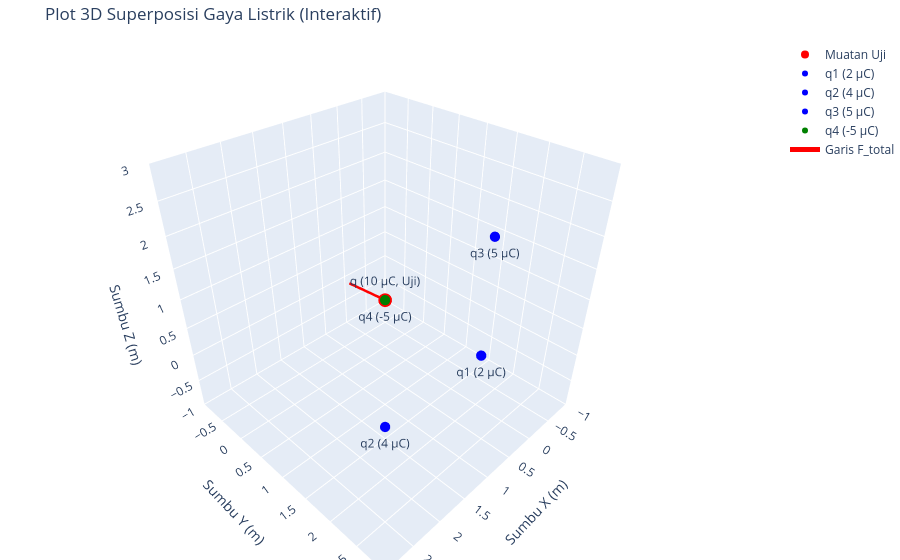

Notebook code cell kept with this figure:
### Markdown cell above
# Komputasi Superposisi Gaya Listrik (Interaktif)
Notebook ini menggunakan pustaka `plotly` agar plot 3D dapat dirotasi, di-zoom, dan digeser secara interaktif, mirip dengan antarmuka di aplikasi seperti Maple.

### Code cell
# Pastikan Anda sudah menginstal plotly: pip install plotly
import numpy as np
import plotly.graph_objects as go

def hitung_superposisi_gaya():
    # Konstanta Coulomb (N m^2 / C^2)
    k = 9e9
    
    # Muatan uji q di titik asal (0,0,0) dalam Coulomb
    q = 10e-6 
    r_q = np.array([0.0, 0.0, 0.0])
    
    # Data muatan sumber (q_i dalam Coulomb, posisi dalam meter)
    muatan_sumber = [
        {'q': 2e-6,  'pos': np.array([0.0, 2.0, 0.0]), 'label': 'q1 (2 µC)'},
        {'q': 4e-6,  'pos': np.array([2.0, 2.0, 0.0]), 'label': 'q2 (4 µC)'},
        {'q': 5e-6,  'pos': np.array([0.0, 2.0, 2.0]), 'label': 'q3 (5 µC)'},
        {'q': -5e-6, 'pos': np.array([2.0, 2.0, 2.0]), 'label': 'q4 (-5 µC)'}
    ]
    
    # Vektor gaya total
    F_total = np.zeros(3)
    
    print("--- Perhitungan Gaya Superposisi ---")
    for i, muatan in enumerate(muatan_sumber):
        r_i = muatan['pos']
        q_i = muatan['q']
        
        # Vektor jarak dari sumber ke muatan uji
        r_vec = r_q - r_i
        r_mag = np.linalg.norm(r_vec)
        
        # Menghitung gaya Coulomb
        F_i = k * q * q_i * (r_vec / (r_mag**3))
        F_total += F_i
        
        print(f"Gaya dari {muatan['label']} terhadap q: {F_i} N")
        
    print("-" * 40)
    print(f"Vektor Gaya Total (F_total): {F_total} N")
    print(f"Besar Gaya Total (|F_total|): {np.linalg.norm(F_total):.4f} N")
    
    return muatan_sumber, r_q, F_total

def plot_model_3d_interaktif(muatan_sumber, r_q, F_total):
    fig = go.Figure()
    
    # Plot muatan uji q
    fig.add_trace(go.Scatter3d(
        x=[r_q[0]], y=[r_q[1]], z=[r_q[2]],
        mode='markers+text',
        marker=dict(size=8, color='red'),
        text=['q (10 µC, Uji)'],
        textposition='top center',
        name='Muatan Uji'
    ))
    
    # Plot muatan sumber
    for muatan in muatan_sumber:
        pos = muatan['pos']
        warna = 'blue' if muatan['q'] > 0 else 'green'
        fig.add_trace(go.Scatter3d(
            x=[pos[0]], y=[pos[1]], z=[pos[2]],
            mode='markers+text',
            marker=dict(size=6, color=warna),
            text=[muatan['label']],
            textposition='bottom center',
            name=muatan['label']
        ))
        
    # Plot Vektor Gaya Total (F_total)
    skala_visual = 1.0 / (np.linalg.norm(F_total) + 1e-9)
    v_end = r_q + (F_total * skala_visual * 2.5) # Mengatur panjang garis panah
    
    # Membuat garis panah (vektor)
    fig.add_trace(go.Scatter3d(
        x=[r_q[0], v_end[0]],
        y=[r_q[1], v_end[1]],
        z=[r_q[2], v_end[2]],
        mode='lines',
        line=dict(color='red', width=5),
        name='Garis F_total'
    ))
    
    # Menambahkan ujung panah (cone)
    fig.add_trace(go.Cone(
        x=[v_end[0]], y=[v_end[1]], z=[v_end[2]],
        u=[F_total[0]], v=[F_total[1]], w=[F_total[2]],
        sizemode="absolute", sizeref=0.4,
        showscale=False,
        colorscale=[[0, 'red'], [1, 'red']],
        name='Arah F_total'
    ))
    
    # Konfigurasi Layout agar proporsional dan interaktif
    fig.update_layout(
        title="Plot 3D Superposisi Gaya Listrik (Interaktif)",
        scene=dict(
            xaxis_title='Sumbu X (m)',
            yaxis_title='Sumbu Y (m)',
            zaxis_title='Sumbu Z (m)',
            xaxis=dict(range=[-1, 3]),
            yaxis=dict(range=[-1, 3]),
            zaxis=dict(range=[-1, 3]),
            aspectmode='cube' # Menjaga rasio kubus agar tidak distorsi
        ),
        margin=dict(l=0, r=0, b=0, t=40),
        showlegend=True
    )
    
    fig.show()

muatan_sumber, r_q, F_total = hitung_superposisi_gaya()
plot_model_3d_interaktif(muatan_sumber, r_q, F_total)

### Figure 1 — Plotly figure (JSON) as saved in the notebook; plotly's stock layout.template omitted (floating-point values rounded to 4 significant figures)
{"data": [{"marker": {"color": "red", "size": 8}, "mode": "markers+text", "name": "Muatan Uji", "text": ["q (10 µC, Uji)"], "textposition": "top center", "type": "scatter3d", "x": [0], "y": [0], "z": [0]}, {"marker": {"color": "blue", "size": 6}, "mode": "markers+text", "name": "q1 (2 µC)", "text": ["q1 (2 µC)"], "textposition": "bottom center", "type": "scatter3d", "x": [0], "y": [2], "z": [0]}, {"marker": {"color": "blue", "size": 6}, "mode": "markers+text", "name": "q2 (4 µC)", "text": ["q2 (4 µC)"], "textposition": "bottom center", "type": "scatter3d", "x": [2], "y": [2], "z": [0]}, {"marker": {"color": "blue", "size": 6}, "mode": "markers+text", "name": "q3 (5 µC)", "text": ["q3 (5 µC)"], "textposition": "bottom center", "type": "scatter3d", "x": [0], "y": [2], "z": [2]}, {"marker": {"color": "green", "size": 6}, "mode": "markers+text", "name": "q4 (-5 µC)", "text": ["q4 (-5 µC)"], "textposition": "bottom center", "type": "scatter3d", "x": [2], "y": [2], "z": [2]}, {"line": {"color": "red", "width": 5}, "mode": "lines", "name": "Garis F_total", "type": "scatter3d", "x": [0, -0.2616], "y": [0, -2.442], "z": [0, -0.4662]}, {"colorscale": [[0, "red"], [1, "red"]], "name": "Arah F_total", "showscale": false, "sizemode": "absolute", "sizeref": 0.4, "type": "cone", "u": [-0.01017], "v": [-0.09494], "w": [-0.01812], "x": [-0.2616], "y": [-2.442], "z": [-0.4662]}], "layout": {"margin": {"b": 0, "l": 0, "r": 0, "t": 40}, "scene": {"aspectmode": "cube", "xaxis": {"range": [-1, 3], "title": {"text": "Sumbu X (m)"}}, "yaxis": {"range": [-1, 3], "title": {"text": "Sumbu Y (m)"}}, "zaxis": {"range": [-1, 3], "title": {"text": "Sumbu Z (m)"}}}, "showlegend": true, "title": {"text": "Plot 3D Superposisi Gaya Listrik (Interaktif)"}}}
